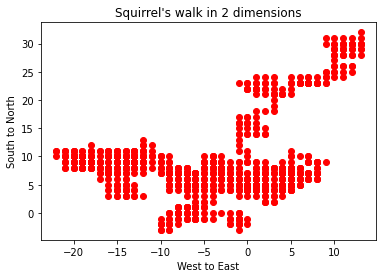

Reproduce this figure in Python.
# -*- coding: utf-8 -*-
"""
Madeline Coco
Programming with Data
Created on Thu Sep 29 08:47:07 2022

File: walk2d.py
    
Description:
"""

def main():
    
    import random as rnd
    import matplotlib.pyplot as plt
    x_pos = 0
    y_pos = 0
    second_count = 1
    total_seconds = 1000
    x_pos_list = []
    y_pos_list = []

#Generate random numbers to decide direction of walk
#Make sure E/W have double the chance over N/S    
    while second_count < total_seconds:
        rand = rnd.randint(1,6)
        if rand == 1 or rand ==2:
            x_pos = x_pos + 1 #EAST
        elif rand == 3 or rand == 4:
            x_pos = x_pos - 1 #WEST
        elif rand == 5:
            y_pos = y_pos + 1 #NORTH
        elif rand == 6:
            y_pos = y_pos - 1 #SOUTH
        
        x_pos_list.append(x_pos)
        y_pos_list.append(y_pos)

        second_count = second_count + 1
        
#Plot the movement of the squirrel in both directions        
    plt.plot(x_pos_list, y_pos_list, 'o', color = "r")
    plt.xlabel("West to East")
    plt.ylabel("South to North")
    plt.title("Squirrel's walk in 2 dimensions")
    plt.savefig("walk2d.png", bbox_inches="tight")
    plt.show()
main()